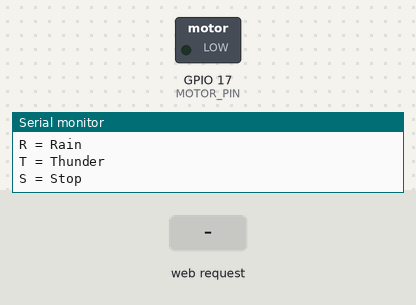
Simulated run of this sketch. Board: ESP32. Parts: switched loads named in the sketch (green lamp = pin HIGH), the last lines printed to the serial monitor. Inputs (shaded band) come from the test bench. WiFi joins after 1.5 s; servers stay silent unless stated.

Above: at 3.9 s.
4.0 s: HTTP request GET /command?mode=W received
At 4.5 s:
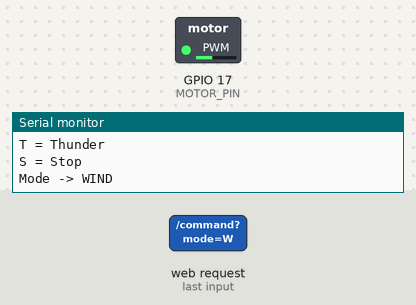
7.0 s: HTTP request GET /command?mode=T received
At 8.5 s:
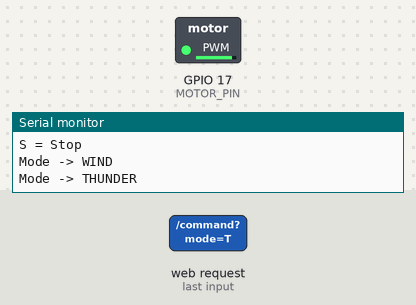
10.0 s: HTTP request GET /command?mode=R received
At 10.07 s:
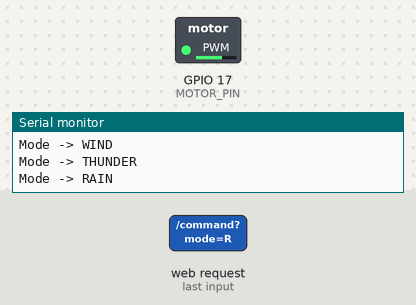
Timing chart, 0 to 19.0 s (numbered marks = the images above; inputs shaded):
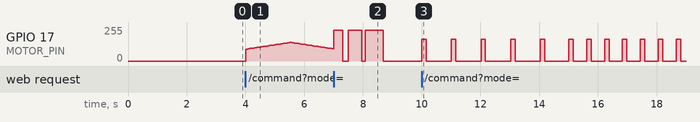

Measured:
- after the input at 4.0 s, GPIO 17 (MOTOR_PIN): rises from 0/255 to 140/255 in 1.5 s, then falls to 91/255 in 1.4 s

The sketch:

xlot_vibration.ino
```cpp
#include <Arduino.h>
#include <WiFi.h>
#include <WebServer.h>
#include <ESPmDNS.h>

// ==================================================
// 1. Hardware Configuration
// ==================================================

#define MOTOR_PIN 17

// ==================================================
// 2. Wi-Fi Configuration
// ==================================================

const char* WIFI_SSID = "hxever";
const char* WIFI_PASS = "hank_hsu";

const unsigned long WIFI_TIMEOUT = 10000;
const unsigned long WIFI_RETRY_INTERVAL = 10000;

unsigned long lastWiFiAttempt = 0;

bool mdnsStarted = false;

WebServer server(80);

// ==================================================
// 3. Vibration Modes
// ==================================================

enum VibrationMode {
  STOP,
  WIND,
  RAIN,
  THUNDER
};

VibrationMode currentMode = STOP;

// ==================================================
// 4. Vibration Intensity (0-100%)
// ==================================================

// Wind: gradual increase and decrease
const int WIND_MIN_POWER = 35;
const int WIND_MAX_POWER = 55;

// Rain: medium intensity
const int RAIN_POWER = 65;

// Thunder: strong intensity
const int THUNDER_POWER = 90;

// ==================================================
// 5. Pattern Timing (milliseconds)
// ==================================================

// WIND
const unsigned long WIND_RISE_TIME = 1500;
const unsigned long WIND_FALL_TIME = 1500;
const unsigned long WIND_PAUSE_TIME = 1500;

// RAIN
const unsigned long RAIN_ON_TIME = 150;

const unsigned long RAIN_OFF_TIMES[] = {
  850,  // Light Rain
  450,  // Moderate Rain
  200   // Heavy Rain
};

const int RAIN_STAGES = 3;
const unsigned long RAIN_STAGE_DURATION = 5000;

// THUNDER
const unsigned long THUNDER_BURST_1 = 300;
const unsigned long THUNDER_BURST_2 = 450;
const unsigned long THUNDER_BURST_3 = 600;

const unsigned long THUNDER_GAP_1 = 200;
const unsigned long THUNDER_GAP_2 = 120;
const unsigned long THUNDER_PAUSE = 2000;

// ==================================================
// 6. State & Safety
// ==================================================

unsigned long previousMillis = 0;
unsigned long rainStartMillis = 0;

int patternStep = 0;

// Stop vibration if no heartbeat is received
const unsigned long COMMAND_TIMEOUT = 10000;

unsigned long lastHeartbeat = 0;

// ==================================================
// 7. Motor Control
// ==================================================

void setMotor(int percent) {

  percent = constrain(percent, 0, 100);

  int duty = (percent * 255UL) / 100;

  analogWrite(MOTOR_PIN, duty);
}

void motorOff() {
  analogWrite(MOTOR_PIN, 0);
}

// ==================================================
// 8. Reset Pattern
// ==================================================

void resetPattern() {

  previousMillis = millis();
  rainStartMillis = millis();

  patternStep = 0;

  motorOff();
}

// ==================================================
// 9. Mode Control
// ==================================================

void setMode(VibrationMode newMode) {

  lastHeartbeat = millis();

  if (currentMode == newMode) {
    return;
  }

  currentMode = newMode;

  resetPattern();

  Serial.print("Mode -> ");

  switch (newMode) {

    case WIND:
      Serial.println("WIND");
      break;

    case RAIN:
      Serial.println("RAIN");
      break;

    case THUNDER:
      Serial.println("THUNDER");
      break;

    case STOP:
      Serial.println("STOP");
      break;
  }
}

// ==================================================
// 10. WIND Pattern
// Gradual increase -> decrease -> pause
// ==================================================

void updateWind() {

  unsigned long now = millis();
  unsigned long elapsed = now - previousMillis;

  if (patternStep == 0) {

    if (elapsed >= WIND_RISE_TIME) {

      setMotor(WIND_MAX_POWER);

      previousMillis = now;
      patternStep = 1;

    } else {

      int power = map(
        elapsed,
        0,
        WIND_RISE_TIME,
        WIND_MIN_POWER,
        WIND_MAX_POWER
      );

      setMotor(power);
    }
  }

  else if (patternStep == 1) {

    if (elapsed >= WIND_FALL_TIME) {

      motorOff();

      previousMillis = now;
      patternStep = 2;

    } else {

      int power = map(
        elapsed,
        0,
        WIND_FALL_TIME,
        WIND_MAX_POWER,
        WIND_MIN_POWER
      );

      setMotor(power);
    }
  }

  else if (patternStep == 2) {

    if (elapsed >= WIND_PAUSE_TIME) {

      previousMillis = now;
      patternStep = 0;
    }
  }
}

// ==================================================
// 11. RAIN Pattern
// Light -> Moderate -> Heavy -> Repeat
// ==================================================

void updateRain() {

  unsigned long now = millis();

  unsigned long elapsed = now - rainStartMillis;

  int stage =
    (elapsed / RAIN_STAGE_DURATION) % RAIN_STAGES;

  unsigned long offTime = RAIN_OFF_TIMES[stage];

  if (patternStep == 0) {

    setMotor(RAIN_POWER);

    previousMillis = now;
    patternStep = 1;
  }

  else if (
    patternStep == 1 &&
    now - previousMillis >= RAIN_ON_TIME
  ) {

    motorOff();

    previousMillis = now;
    patternStep = 2;
  }

  else if (
    patternStep == 2 &&
    now - previousMillis >= offTime
  ) {

    patternStep = 0;
  }
}

// ==================================================
// 12. THUNDER Pattern
// Three irregular bursts -> pause -> repeat
// ==================================================

void updateThunder() {

  unsigned long now = millis();

  switch (patternStep) {

    case 0:
      setMotor(THUNDER_POWER);
      previousMillis = now;
      patternStep = 1;
      break;

    case 1:
      if (now - previousMillis >= THUNDER_BURST_1) {
        motorOff();
        previousMillis = now;
        patternStep = 2;
      }
      break;

    case 2:
      if (now - previousMillis >= THUNDER_GAP_1) {
        setMotor(THUNDER_POWER);
        previousMillis = now;
        patternStep = 3;
      }
      break;

    case 3:
      if (now - previousMillis >= THUNDER_BURST_2) {
        motorOff();
        previousMillis = now;
        patternStep = 4;
      }
      break;

    case 4:
      if (now - previousMillis >= THUNDER_GAP_2) {
        setMotor(THUNDER_POWER);
        previousMillis = now;
        patternStep = 5;
      }
      break;

    case 5:
      if (now - previousMillis >= THUNDER_BURST_3) {
        motorOff();
        previousMillis = now;
        patternStep = 6;
      }
      break;

    case 6:
      if (now - previousMillis >= THUNDER_PAUSE) {
        patternStep = 0;
      }
      break;
  }
}

// ==================================================
// 13. Wi-Fi Connection
// ==================================================

bool connectWiFi() {

  if (WiFi.status() == WL_CONNECTED) {
    return true;
  }

  Serial.println();
  Serial.println("Connecting to phone hotspot...");

  Serial.print("SSID: ");
  Serial.println(WIFI_SSID);

  WiFi.disconnect();
  delay(100);

  WiFi.begin(WIFI_SSID, WIFI_PASS);

  unsigned long startTime = millis();

  while (
    WiFi.status() != WL_CONNECTED &&
    millis() - startTime < WIFI_TIMEOUT
  ) {
    delay(200);
  }

  if (WiFi.status() == WL_CONNECTED) {

    Serial.println();
    Serial.println("Wi-Fi connected!");

    Serial.print("Connected SSID: ");
    Serial.println(WiFi.SSID());

    Serial.print("XLOT IP: ");
    Serial.println(WiFi.localIP());

    return true;
  }

  Serial.println();
  Serial.println("Wi-Fi connection failed.");

  return false;
}

// ==================================================
// 14. mDNS
// ==================================================

void startMDNS() {

  if (WiFi.status() != WL_CONNECTED) {
    return;
  }

  if (mdnsStarted) {
    return;
  }

  if (MDNS.begin("xlot-hermes")) {

    MDNS.addService("http", "tcp", 80);

    mdnsStarted = true;

    Serial.println("mDNS ready:");
    Serial.println("http://xlot-hermes.local");

  } else {

    Serial.println("mDNS initialization failed.");
  }
}

// ==================================================
// 15. HTTP Command Handler
// ==================================================

void handleCommand() {

  if (!server.hasArg("mode")) {

    server.send(
      400,
      "text/plain",
      "Missing mode"
    );

    return;
  }

  String command = server.arg("mode");
  command.toUpperCase();

  if (command == "W") {
    setMode(WIND);
  }

  else if (command == "R") {
    setMode(RAIN);
  }

  else if (command == "T") {
    setMode(THUNDER);
  }

  else if (command == "S") {
    setMode(STOP);
  }

  else {

    server.send(
      400,
      "text/plain",
      "Invalid command"
    );

    return;
  }

  server.send(
    200,
    "text/plain",
    "OK: " + command
  );
}

// ==================================================
// 16. Heartbeat Handler
// ==================================================

void handleHeartbeat() {

  lastHeartbeat = millis();

  server.send(
    200,
    "text/plain",
    "ALIVE"
  );
}

// ==================================================
// 17. Status Handler
// ==================================================

String getModeName() {

  switch (currentMode) {

    case WIND:
      return "WIND";

    case RAIN:
      return "RAIN";

    case THUNDER:
      return "THUNDER";

    default:
      return "STOP";
  }
}

void handleStatus() {

  String json = "{";

  json += "\"mode\":\"";
  json += getModeName();
  json += "\",";

  json += "\"vibrating\":";
  json += (currentMode != STOP ? "true" : "false");

  json += "}";

  server.send(
    200,
    "application/json",
    json
  );
}

// ==================================================
// 18. Web Interface
// ==================================================

const char INDEX_HTML[] PROGMEM = R"HTML(
<!DOCTYPE html>
<html lang="en">

<head>
  <meta name="viewport"
        content="width=device-width, initial-scale=1">

  <title>Dragon Claw Haptic Controller</title>

  <style>
    body {
      font-family: Arial, sans-serif;
      background: #15191f;
      color: white;
      text-align: center;
      padding: 30px;
    }

    button {
      display: block;
      width: 90%;
      max-width: 300px;
      margin: 15px auto;
      padding: 18px;
      font-size: 20px;
      border: none;
      border-radius: 12px;
      cursor: pointer;
    }

    .wind { background: #8ac7ff; }
    .rain { background: #5d9cec; }
    .thunder { background: #ffb347; }
    .stop { background: #ff6666; }

    #status {
      margin-top: 25px;
      font-size: 18px;
    }
  </style>
</head>

<body>

  <h2>Dragon Claw Haptic Controller</h2>

  <p>Select a weather mode</p>

  <button class="wind" onclick="send('W')">
    Wind
  </button>

  <button class="rain" onclick="send('R')">
    Rain
  </button>

  <button class="thunder" onclick="send('T')">
    Thunder
  </button>

  <button class="stop" onclick="send('S')">
    Stop
  </button>

  <p id="status">Current Mode: STOP</p>

  <script>
    let heartbeatTimer = null;

    async function send(mode) {

      try {

        const r = await fetch('/command?mode=' + mode);

        if (!r.ok) {
          throw new Error('Command failed');
        }

        if (heartbeatTimer) {
          clearInterval(heartbeatTimer);
          heartbeatTimer = null;
        }

        if (mode !== 'S') {

          heartbeatTimer = setInterval(async () => {

            try {
              await fetch('/heartbeat');
            } catch (e) {
              document.getElementById('status').innerText =
                'Connection lost';
            }

          }, 2000);
        }

        document.getElementById('status').innerText =
          'Command: ' + mode;

      } catch (e) {

        document.getElementById('status').innerText =
          'Connection error';
      }
    }
  </script>

</body>
</html>
)HTML";

void handleRoot() {

  server.send_P(
    200,
    "text/html; charset=utf-8",
    INDEX_HTML
  );
}

// ==================================================
// 19. Setup
// ==================================================

void setup() {

  Serial.begin(115200);
  delay(1000);

  pinMode(MOTOR_PIN, OUTPUT);
  motorOff();

  Serial.println();
  Serial.println("============================");
  Serial.println("XLOT-Hermes Starting...");
  Serial.println("============================");

  // Wi-Fi Station Mode
  WiFi.mode(WIFI_STA);
  WiFi.setAutoReconnect(true);

  connectWiFi();
  startMDNS();

  lastWiFiAttempt = millis();

  // HTTP Routes
  server.on("/", handleRoot);
  server.on("/command", handleCommand);
  server.on("/heartbeat", handleHeartbeat);
  server.on("/status", handleStatus);

  server.begin();

  lastHeartbeat = millis();

  Serial.println();
  Serial.println("HTTP Server Started");

  Serial.println("W = Wind");
  Serial.println("R = Rain");
  Serial.println("T = Thunder");
  Serial.println("S = Stop");

  Serial.println();
}

// ==================================================
// 20. Main Loop
// ==================================================

void loop() {

  // Wi-Fi reconnect
  if (WiFi.status() != WL_CONNECTED) {

    if (currentMode != STOP) {
      setMode(STOP);
    }

    if (mdnsStarted) {
      MDNS.end();
      mdnsStarted = false;
    }

    if (
      millis() - lastWiFiAttempt >= WIFI_RETRY_INTERVAL
    ) {

      lastWiFiAttempt = millis();

      if (connectWiFi()) {
        startMDNS();
      }
    }
  }

  // Handle HTTP requests
  if (WiFi.status() == WL_CONNECTED) {
    server.handleClient();
  }

  // Heartbeat timeout
  if (
    currentMode != STOP &&
    millis() - lastHeartbeat > COMMAND_TIMEOUT
  ) {

    Serial.println("Heartbeat timeout -> STOP");

    setMode(STOP);
  }

  // Update vibration pattern
  switch (currentMode) {

    case WIND:
      updateWind();
      break;

    case RAIN:
      updateRain();
      break;

    case THUNDER:
      updateThunder();
      break;

    case STOP:
      break;
  }

  delay(5);
}
```
